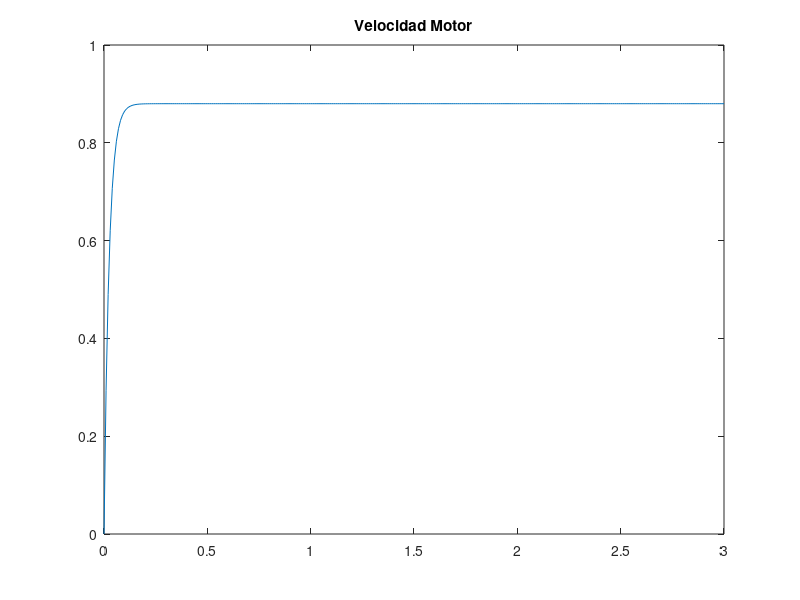
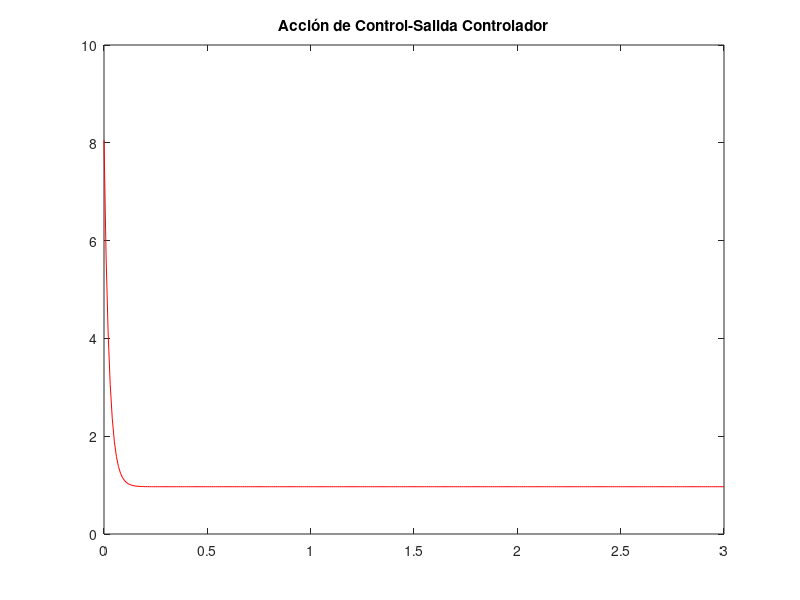

Here is the MATLAB script that generated these plots, in order:
%**********************************************************
% OBTENCION DE Ku POR PRUEBA Y ERROR
%**********************************************************

%**********************************************************
% VALORER Kc y Tu del CONTROLADOR PI
Kc= 53.7*0.15 ;
Tu= 0.02;
Ti=Tu/1.2;
%**********************************************************

%**********************************************************
% PARAMETROS FIJOS: MODELO, ESCALON, T
a= -0.9599;
b= 0.0365;
T=  0.01;
Escalon= 1;
%**********************************************************

%Inicializar Variables
MUEST=300; y=[]; error=[]; u=[]; t=[];

p=Kc*(1-(T/Ti));

%Bucle de Generación de Datos
for i=1:MUEST+1
    
    % Almacenar valor del instante actual
    t(i)=((i-1)*T);
    
    %Calculo Salida Bucle Cerrado
    if (i==1) y(i)=0;
    else y(i)=-a*y(i-1)+b*u(i-1);
    end;
    
    % Calculo error
    error(i)=Escalon-y(i);
        
    % Calculo accion de control
    u(i)=Kc*error(i);
    
       
end;

% Almacenar datos en un fichero de texto
t=t'; y=y'; u=u';error=error';

figure;
plot(t,y);
title('Velocidad Motor')
figure;
plot(t,u,'r');
title('Acción de Control-Salida Controlador')
